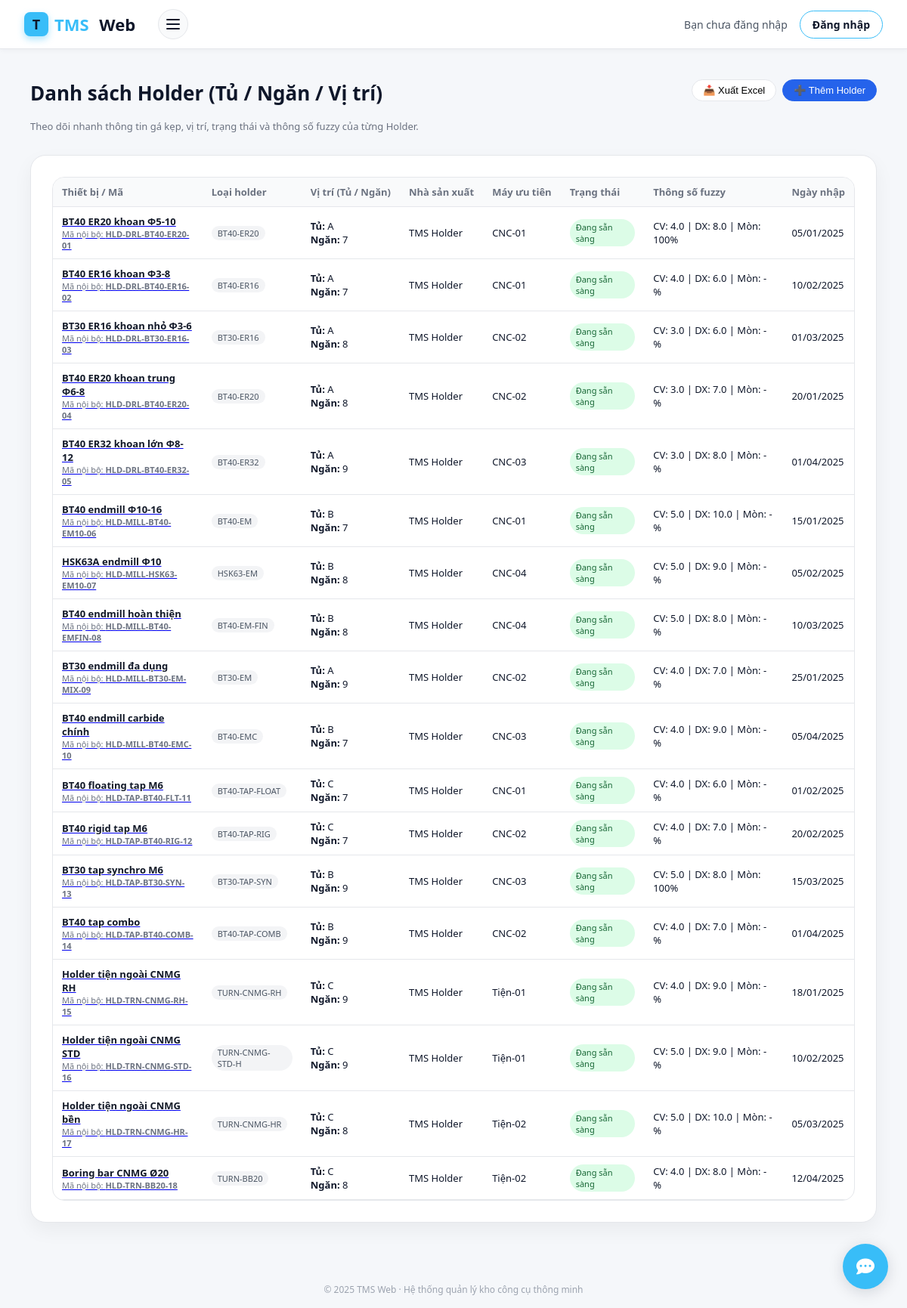
The page /holder/holders-list/ on the database its author committed.
### holder/models.py (models this page shows, shortened)
class Holder(models.Model):
    ten_thiet_bi = models.CharField(max_length=200)
    nhom_thiet_bi = models.CharField(max_length=100)
    ma_noi_bo = models.CharField(max_length=50, unique=True)
    ma_nha_sx = models.CharField(max_length=100)
    loai_holder = models.CharField(max_length=100, blank=True, null=True)
    so_serial = models.CharField(max_length=100, blank=True, null=True)
    nha_san_xuat = models.CharField(max_length=100, blank=True, null=True)
    nha_cung_cap = models.CharField(max_length=150, blank=True, null=True)
    nguoi_quan_ly = models.CharField(max_length=100, blank=True, null=True)
    TRANG_THAI_CHOICES = [
        ("dang_su_dung", "Đang sẵn sàng"),
        ("dang_bao_tri", "Đang bảo trì"),
        ("ngung_su_dung", "Ngừng sử dụng"),
        ("dang_duoc_muon", "Đang được mượn"),
    ]
    trang_thai_tai_san = models.CharField(
        max_length=20,
        choices=TRANG_THAI_CHOICES,
        blank=True,
        null=True,
    )
    chuan_ga = models.CharField(max_length=50, blank=True, null=True)
    loai_kep = models.CharField(max_length=50, blank=True, null=True)
    chieu_dai_lam_viec = models.DecimalField(
        max_digits=6, decimal_places=2, blank=True, null=True
    )
    duong_kinh_kep_max = models.DecimalField(
        max_digits=6, decimal_places=2, blank=True, null=True
    )
    tu = models.CharField(max_length=50, blank=True, null=True)
    ngan = models.CharField(max_length=50, blank=True, null=True)
    may_uu_tien = models.CharField(max_length=200, blank=True, null=True)
    ngay_nhap_kho = models.DateField(blank=True, null=True)
    gia_tri_mua = models.BigIntegerField(blank=True, null=True)
    chu_ky_kiem_tra = models.CharField(max_length=100, blank=True, null=True)
    lan_kiem_tra_gan_nhat = models.DateField(blank=True, null=True)
    so_lan_ga_thao = models.IntegerField(blank=True, null=True)
    danh_gia_gan_nhat = models.TextField(blank=True, null=True)
    cv = models.DecimalField(  # Độ cứng vững
        max_digits=4, decimal_places=1, blank=True, null=True
    )
    dx = models.DecimalField(  # Độ chính xác gá kẹp
        max_digits=4, decimal_places=1, blank=True, null=True
    )
    mon = models.IntegerField(blank=True, null=True)  # % mòn
    tan_suat = models.IntegerField(blank=True, null=True)  # lần/tháng
    ld = models.DecimalField(  # chiều dài nhô dao
        max_digits=6, decimal_places=2, blank=True, null=True
    )
    ket_luan_fuzzy = models.TextField(blank=True, null=True)
    tool_khuyen_dung = models.ManyToManyField(
        'tool.tool',          # hoặc 'Tool' nếu cùng app
        blank=True,
        related_name='holders_khuyen_dung',
        help_text="Các tool tương thích & khuyên dùng với holder này"
    )
    ma_nhom_tuong_thich = models.CharField(
        max_length=50,
        blank=True,
        null=True,
        help_text="Nếu 2 holder có cùng mã này thì coi như tương thích / thay thế cho nhau"
    )
    created_at = models.DateTimeField(auto_now_add=True)

### holder/views.py (the view)
# urls.py: path("holders-list/", views.holder_list, name="holder_list"),  # <--- thêm dòng này
def holder_list(request):
    holders = Holder.objects.all()
    return render(request, "holder_list.html", {"holders": holders})

### templates/holder_list.html (shortened to what this page needs)
{% extends "base.html" %}
{% block content %}
<div class="holder-page">
  <div class="holder-header">
    <div class="holder-header-left">
      <div class="holder-title">Danh sách Holder (Tủ / Ngăn / Vị trí)</div>
      <p class="holder-sub">
        Theo dõi nhanh thông tin gá kẹp, vị trí, trạng thái và thông số fuzzy của từng Holder.
      </p>
    </div>
    <div class="holder-header-actions">
      <button class="btn-outline-sm" type="button">
        📥 Xuất Excel
      </button>
      <button class="btn-primary-sm" type="button">
        ➕ Thêm Holder
      </button>
    </div>
  </div>
  <div class="holder-card">
    <div class="holder-table-wrapper">
      <table class="holder-table">
        <thead>
          <tr>
            <th>Thiết bị / Mã</th>
            <th>Loại holder</th>
            <th>Vị trí (Tủ / Ngăn)</th>
            <th>Nhà sản xuất</th>
            <th>Máy ưu tiên</th>
            <th>Trạng thái</th>
            <th>Thông số fuzzy</th>
            <th>Ngày nhập</th>
          </tr>
        </thead>
        <tbody>
  {% for h in holders %}
            <tr class="table-row-clickable">
              <td>
                <a href="{% url 'holder:holder_detail' h.id %}" class="row-main-link">
                  <div class="holder-name">{{ h.ten_thiet_bi }}</div>
                  <div class="holder-name-sub">
                    Mã nội bộ: <strong>{{ h.ma_noi_bo }}</strong>
                  </div>
                </a>
              </td>
              <td>
                {% if h.loai_holder %}
                  <span class="pill-small">{{ h.loai_holder }}</span>
                {% else %}
                  <span class="text-muted">Không rõ</span>
                {% endif %}
              </td>
              <td>
                <div><strong>Tủ:</strong> {{ h.tu|default:"-" }}</div>
                <div><strong>Ngăn:</strong> {{ h.ngan|default:"-" }}</div>
              </td>
              <td>{{ h.nha_san_xuat|default:"-" }}</td>
              <td>{{ h.may_uu_tien|default:"-" }}</td>
              <td>
                {% if h.trang_thai_tai_san %}
                  <span class="status-badge status-{{ h.trang_thai_tai_san }}">
                    {{ h.get_trang_thai_tai_san_display }}
                  </span>
                {% else %}
                  <span class="text-muted">Chưa đặt</span>
                {% endif %}
              </td>
              <td>
                CV: {{ h.cv|default:"-" }} |
                DX: {{ h.dx|default:"-" }} |
                Mòn: {{ h.mon|default:"-" }}%
              </td>
              <td>
                {% if h.ngay_nhap_kho %}
                  {{ h.ngay_nhap_kho|date:"d/m/Y" }}
                {% else %}
                  <span class="text-muted">-</span>
                {% endif %}
              </td>
            </tr>
            {% empty %}
            <tr>
              <td colspan="8" style="text-align:center;color:#9ca3af;padding:16px;">
                Chưa có Holder nào trong hệ thống.
              </td>
            </tr>
            {% endfor %}
          </tbody>
      </table>
    </div>
  </div>
</div>
{% endblock %}

### templates/base.html (style rules this page uses)
:root { --blue-tech: #38bdf8; --blue-strong: #0f172a; --blue-soft: #e0f2fe; }
* { box-sizing: border-box; }
body { margin: 0; font-family: "Segoe UI", sans-serif; background: #ffffff; color: #0f172a; }

### templates/holder_list.html (style rules this page uses)
.holder-page { max-width: 1120px; width: 100%; margin: 0 auto; padding: 16px 0 32px; }
.holder-header { display: flex; align-items: flex-start; justify-content: space-between; gap: 16px; margin-bottom: 16px; }
.holder-header-left { display: flex; flex-direction: column; gap: 4px; }
.holder-title { font-size: 26px; font-weight: 700; color: #0f172a; }
.holder-sub { font-size: 13px; color: #6b7280; }
.holder-header-actions { display: flex; gap: 8px; flex-wrap: wrap; }
.btn-outline-sm, .btn-primary-sm { border-radius: 999px; font-size: 13px; padding: 6px 14px; border: 1px solid #e5e7eb; background: #fff; cursor: pointer; display: inline-flex; align-items: center; gap: 6px; }
.btn-primary-sm { background: #2563eb; color: #fff; border-color: #2563eb; }
.holder-card { background: #fff; border-radius: 20px; padding: 28px; border: 1px solid #e5e7eb; box-shadow: 0 10px 26px rgba(0, 0, 0, 0.05); }
.holder-table-wrapper { border: 1px solid #e5e7eb; border-radius: 16px; overflow: hidden; overflow-x: auto; }
table.holder-table { width: 100%; padding: 14px 18px; border-collapse: collapse; font-size: 13px; min-width: 860px; }
table.holder-table thead { background: #f9fafb; }
table.holder-table th { padding: 10px 12px; text-align: left; color: #6b7280; font-weight: 600; border-bottom: 1px solid #e5e7eb; white-space: nowrap; }
table.holder-table td { padding: 10px 12px; border-bottom: 1px solid #e5e7eb; vertical-align: middle; }
.holder-name { font-weight: 600; color: #111827; }
.holder-name-sub { font-size: 11px; color: #6b7280; }
.status-badge { display: inline-flex; align-items: center; padding: 3px 8px; font-size: 11px; border-radius: 999px; font-weight: 500; }
.status-dang_su_dung { background: #dcfce7; color: #166534; }
.pill-small { display: inline-flex; align-items: center; padding: 2px 8px; border-radius: 999px; background: #f3f4f6; font-size: 11px; color: #4b5563; }
.table-row-clickable { cursor: pointer; transition: background 0.15s; }

### templates/chatbot.html (style rules this page uses)
:root { --primary-color: #4361ee; --blue-tech: #38bdf8; --blue-strong: #0f172a; --primary-dark: #3a56d4; --bg-color: #f5f7fa; --text-color: #2b2d42; --white: #ffffff; --light-gray: #e9ecef; --shadow: 0 4px 20px rgba(0, 0, 0, 0.15); --border-radius: 16px; }
body { font-family: 'Segoe UI', system-ui, -apple-system, sans-serif; background: var(--bg-color); margin: 0; }

### rows shown on the page
Holder: ten_thiet_bi "BT40 ER20 khoan Φ5-10", ma_noi_bo "HLD-DRL-BT40-ER20-01", loai_holder "BT40-ER20", tu "A", ngan "7", nha_san_xuat "TMS Holder", may_uu_tien "CNC-01", trang_thai_tai_san "Đang sẵn sàng", cv "4.0", dx "8.0", mon "100", ngay_nhap_kho "05/01/2025"
Holder: ten_thiet_bi "BT40 ER16 khoan Φ3-8", ma_noi_bo "HLD-DRL-BT40-ER16-02", loai_holder "BT40-ER16", tu "A", ngan "7", nha_san_xuat "TMS Holder", may_uu_tien "CNC-01", trang_thai_tai_san "Đang sẵn sàng", cv "4.0", dx "6.0", mon "-", ngay_nhap_kho "10/02/2025"
Holder: ten_thiet_bi "BT30 ER16 khoan nhỏ Φ3-6", ma_noi_bo "HLD-DRL-BT30-ER16-03", loai_holder "BT30-ER16", tu "A", ngan "8", nha_san_xuat "TMS Holder", may_uu_tien "CNC-02", trang_thai_tai_san "Đang sẵn sàng", cv "3.0", dx "6.0", mon "-", ngay_nhap_kho "01/03/2025"
Holder: ten_thiet_bi "BT40 ER20 khoan trung Φ6-8", ma_noi_bo "HLD-DRL-BT40-ER20-04", loai_holder "BT40-ER20", tu "A", ngan "8", nha_san_xuat "TMS Holder", may_uu_tien "CNC-02", trang_thai_tai_san "Đang sẵn sàng", cv "3.0", dx "7.0", mon "-", ngay_nhap_kho "20/01/2025"
Holder: ten_thiet_bi "BT40 ER32 khoan lớn Φ8-12", ma_noi_bo "HLD-DRL-BT40-ER32-05", loai_holder "BT40-ER32", tu "A", ngan "9", nha_san_xuat "TMS Holder", may_uu_tien "CNC-03", trang_thai_tai_san "Đang sẵn sàng", cv "3.0", dx "8.0", mon "-", ngay_nhap_kho "01/04/2025"
Holder: ten_thiet_bi "BT40 endmill Φ10-16", ma_noi_bo "HLD-MILL-BT40-EM10-06", loai_holder "BT40-EM", tu "B", ngan "7", nha_san_xuat "TMS Holder", may_uu_tien "CNC-01", trang_thai_tai_san "Đang sẵn sàng", cv "5.0", dx "10.0", mon "-", ngay_nhap_kho "15/01/2025"
Holder: ten_thiet_bi "HSK63A endmill Φ10", ma_noi_bo "HLD-MILL-HSK63-EM10-07", loai_holder "HSK63-EM", tu "B", ngan "8", nha_san_xuat "TMS Holder", may_uu_tien "CNC-04", trang_thai_tai_san "Đang sẵn sàng", cv "5.0", dx "9.0", mon "-", ngay_nhap_kho "05/02/2025"
Holder: ten_thiet_bi "BT40 endmill hoàn thiện", ma_noi_bo "HLD-MILL-BT40-EMFIN-08", loai_holder "BT40-EM-FIN", tu "B", ngan "8", nha_san_xuat "TMS Holder", may_uu_tien "CNC-04", trang_thai_tai_san "Đang sẵn sàng", cv "5.0", dx "8.0", mon "-", ngay_nhap_kho "10/03/2025"
Holder: ten_thiet_bi "BT30 endmill đa dụng", ma_noi_bo "HLD-MILL-BT30-EM-MIX-09", loai_holder "BT30-EM", tu "A", ngan "9", nha_san_xuat "TMS Holder", may_uu_tien "CNC-02", trang_thai_tai_san "Đang sẵn sàng", cv "4.0", dx "7.0", mon "-", ngay_nhap_kho "25/01/2025"
Holder: ten_thiet_bi "BT40 endmill carbide chính", ma_noi_bo "HLD-MILL-BT40-EMC-10", loai_holder "BT40-EMC", tu "B", ngan "7", nha_san_xuat "TMS Holder", may_uu_tien "CNC-03", trang_thai_tai_san "Đang sẵn sàng", cv "4.0", dx "9.0", mon "-", ngay_nhap_kho "05/04/2025"
Holder: ten_thiet_bi "BT40 floating tap M6", ma_noi_bo "HLD-TAP-BT40-FLT-11", loai_holder "BT40-TAP-FLOAT", tu "C", ngan "7", nha_san_xuat "TMS Holder", may_uu_tien "CNC-01", trang_thai_tai_san "Đang sẵn sàng", cv "4.0", dx "6.0", mon "-", ngay_nhap_kho "01/02/2025"
Holder: ten_thiet_bi "BT40 rigid tap M6", ma_noi_bo "HLD-TAP-BT40-RIG-12", loai_holder "BT40-TAP-RIG", tu "C", ngan "7", nha_san_xuat "TMS Holder", may_uu_tien "CNC-02", trang_thai_tai_san "Đang sẵn sàng", cv "4.0", dx "7.0", mon "-", ngay_nhap_kho "20/02/2025"
Holder: ten_thiet_bi "BT30 tap synchro M6", ma_noi_bo "HLD-TAP-BT30-SYN-13", loai_holder "BT30-TAP-SYN", tu "B", ngan "9", nha_san_xuat "TMS Holder", may_uu_tien "CNC-03", trang_thai_tai_san "Đang sẵn sàng", cv "5.0", dx "8.0", mon "100", ngay_nhap_kho "15/03/2025"
Holder: ten_thiet_bi "BT40 tap combo", ma_noi_bo "HLD-TAP-BT40-COMB-14", loai_holder "BT40-TAP-COMB", tu "B", ngan "9", nha_san_xuat "TMS Holder", may_uu_tien "CNC-02", trang_thai_tai_san "Đang sẵn sàng", cv "4.0", dx "7.0", mon "-", ngay_nhap_kho "01/04/2025"
Holder: ten_thiet_bi "Holder tiện ngoài CNMG RH", ma_noi_bo "HLD-TRN-CNMG-RH-15", loai_holder "TURN-CNMG-RH", tu "C", ngan "9", nha_san_xuat "TMS Holder", may_uu_tien "Tiện-01", trang_thai_tai_san "Đang sẵn sàng", cv "4.0", dx "9.0", mon "-", ngay_nhap_kho "18/01/2025"
Holder: ten_thiet_bi "Holder tiện ngoài CNMG STD", ma_noi_bo "HLD-TRN-CNMG-STD-16", loai_holder "TURN-CNMG-STD-H", tu "C", ngan "9", nha_san_xuat "TMS Holder", may_uu_tien "Tiện-01", trang_thai_tai_san "Đang sẵn sàng", cv "5.0", dx "9.0", mon "-", ngay_nhap_kho "10/02/2025"
Holder: ten_thiet_bi "Holder tiện ngoài CNMG bền", ma_noi_bo "HLD-TRN-CNMG-HR-17", loai_holder "TURN-CNMG-HR", tu "C", ngan "8", nha_san_xuat "TMS Holder", may_uu_tien "Tiện-02", trang_thai_tai_san "Đang sẵn sàng", cv "5.0", dx "10.0", mon "-", ngay_nhap_kho "05/03/2025"
Holder: ten_thiet_bi "Boring bar CNMG Ø20", ma_noi_bo "HLD-TRN-BB20-18", loai_holder "TURN-BB20", tu "C", ngan "8", nha_san_xuat "TMS Holder", may_uu_tien "Tiện-02", trang_thai_tai_san "Đang sẵn sàng", cv "4.0", dx "8.0", mon "-", ngay_nhap_kho "12/04/2025"
